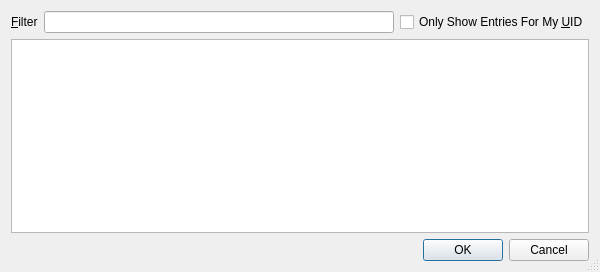
<?xml version="1.0" encoding="UTF-8"?>
<ui version="4.0">
 <author>Evan Teran</author>
 <class>DialogAttach</class>
 <widget class="QDialog" name="DialogAttach">
  <property name="geometry">
   <rect>
    <x>0</x>
    <y>0</y>
    <width>600</width>
    <height>272</height>
   </rect>
  </property>
  <property name="windowTitle">
   <string>Attach To Process</string>
  </property>
  <property name="sizeGripEnabled">
   <bool>true</bool>
  </property>
  <property name="modal">
   <bool>true</bool>
  </property>
  <layout class="QGridLayout" name="gridLayout">
   <item row="0" column="0">
    <widget class="QLabel" name="label">
     <property name="text">
      <string>&amp;Filter</string>
     </property>
     <property name="buddy">
      <cstring>filter</cstring>
     </property>
    </widget>
   </item>
   <item row="0" column="1">
    <widget class="LineEdit" name="filter"/>
   </item>
   <item row="0" column="2">
    <widget class="QCheckBox" name="filter_uid">
     <property name="text">
      <string>Only Show Entries For My &amp;UID</string>
     </property>
    </widget>
   </item>
   <item row="2" column="0" colspan="3">
    <widget class="QDialogButtonBox" name="button_box">
     <property name="orientation">
      <enum>Qt::Horizontal</enum>
     </property>
     <property name="standardButtons">
      <set>QDialogButtonBox::Cancel|QDialogButtonBox::Ok</set>
     </property>
    </widget>
   </item>
   <item row="1" column="0" colspan="3">
    <widget class="QTableView" name="processes_table">
     <property name="font">
      <font>
       <family>Monospace</family>
      </font>
     </property>
     <property name="editTriggers">
      <set>QAbstractItemView::NoEditTriggers</set>
     </property>
     <property name="alternatingRowColors">
      <bool>true</bool>
     </property>
     <property name="selectionMode">
      <enum>QAbstractItemView::SingleSelection</enum>
     </property>
     <property name="selectionBehavior">
      <enum>QAbstractItemView::SelectRows</enum>
     </property>
     <property name="sortingEnabled">
      <bool>true</bool>
     </property>
     <attribute name="horizontalHeaderStretchLastSection">
      <bool>true</bool>
     </attribute>
     <attribute name="verticalHeaderVisible">
      <bool>false</bool>
     </attribute>
    </widget>
   </item>
  </layout>
 </widget>
 <customwidgets>
  <customwidget>
   <class>LineEdit</class>
   <extends>QLineEdit</extends>
   <header location="global">LineEdit.h</header>
  </customwidget>
 </customwidgets>
 <tabstops>
  <tabstop>filter</tabstop>
  <tabstop>filter_uid</tabstop>
  <tabstop>processes_table</tabstop>
  <tabstop>button_box</tabstop>
 </tabstops>
 <resources/>
 <connections>
  <connection>
   <sender>button_box</sender>
   <signal>accepted()</signal>
   <receiver>DialogAttach</receiver>
   <slot>accept()</slot>
   <hints>
    <hint type="sourcelabel">
     <x>463</x>
     <y>244</y>
    </hint>
    <hint type="destinationlabel">
     <x>443</x>
     <y>230</y>
    </hint>
   </hints>
  </connection>
  <connection>
   <sender>button_box</sender>
   <signal>rejected()</signal>
   <receiver>DialogAttach</receiver>
   <slot>reject()</slot>
   <hints>
    <hint type="sourcelabel">
     <x>554</x>
     <y>250</y>
    </hint>
    <hint type="destinationlabel">
     <x>545</x>
     <y>231</y>
    </hint>
   </hints>
  </connection>
 </connections>
</ui>
